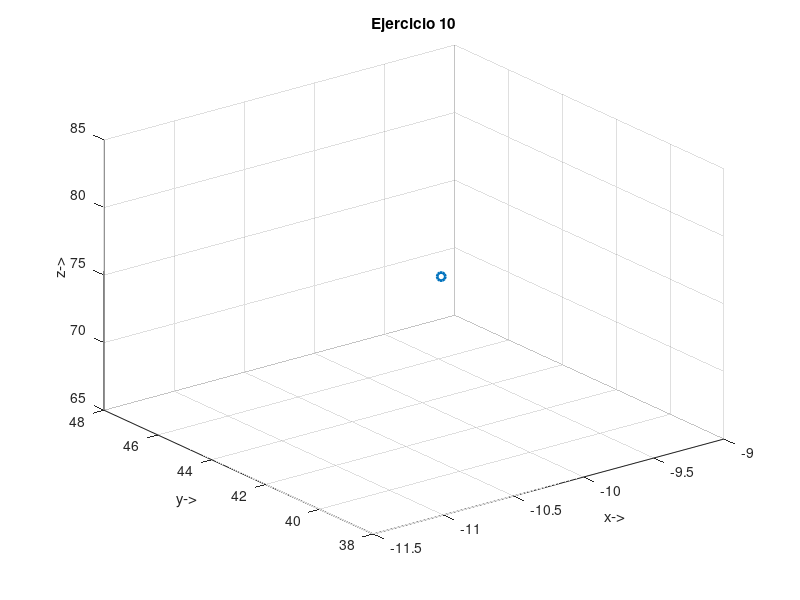

Reproduce this figure in MATLAB.
Ruvw = [12.4; 32.1; 9.8; 1]

Z =  [ cosd(54) -sind(54) 0 8.6;
      sind(54) cosd(54) 0 13.97;
      0 0 1 65.8;
      0 0 0 1]
M = Z*Ruvw
#print(x)
#plot3(46.8105,5.6000,28.4257,".o","LineWidth",2)

plot3(M(1,1),M(2,1),M(3,1),".o","LineWidth",2)
ylabel("y->")
xlabel("x->")
zlabel("z->")
title("Ejercicio 10")
grid("on")